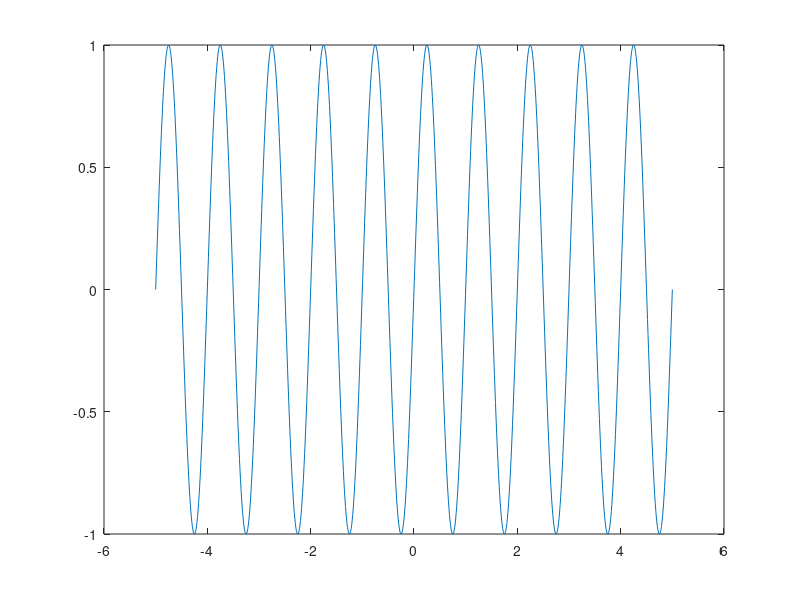

Source code (MATLAB): (Note: this script raises an error after producing the figure.)
x=linspace(-5,5,1000);
y=sin(x*2*pi);
%y=exp(x*100);

figure
plot(x,y)

figure
p=rhoR(x);
q=rhoR(y);
plot(p,q)

figure

x1=rhoRinv(p);
y1=rhoRinv(q);

plot(x1,y1)